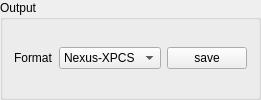
       <widget class="QGroupBox" name="groupBox_6">
        <property name="sizePolicy">
         <sizepolicy hsizetype="Minimum" vsizetype="Minimum">
          <horstretch>1</horstretch>
          <verstretch>0</verstretch>
         </sizepolicy>
        </property>
        <property name="title">
         <string>Output</string>
        </property>
        <layout class="QGridLayout" name="gridLayout_7">
         <item row="0" column="0">
          <widget class="QLabel" name="label_47">
           <property name="sizePolicy">
            <sizepolicy hsizetype="Fixed" vsizetype="Preferred">
             <horstretch>0</horstretch>
             <verstretch>0</verstretch>
            </sizepolicy>
           </property>
           <property name="text">
            <string>Format</string>
           </property>
          </widget>
         </item>
         <item row="0" column="1">
          <widget class="QComboBox" name="comboBox_output_type">
           <property name="sizePolicy">
            <sizepolicy hsizetype="Preferred" vsizetype="Fixed">
             <horstretch>0</horstretch>
             <verstretch>0</verstretch>
            </sizepolicy>
           </property>
           <item>
            <property name="text">
             <string>Nexus-XPCS</string>
            </property>
           </item>
           <item>
            <property name="text">
             <string>Mask-Only</string>
            </property>
           </item>
           <item>
            <property name="text">
             <string>P10 FPGA</string>
            </property>
           </item>
          </widget>
         </item>
         <item row="0" column="2">
          <widget class="QPushButton" name="pushButton">
           <property name="text">
            <string>save</string>
           </property>
          </widget>
         </item>
        </layout>
       </widget>
